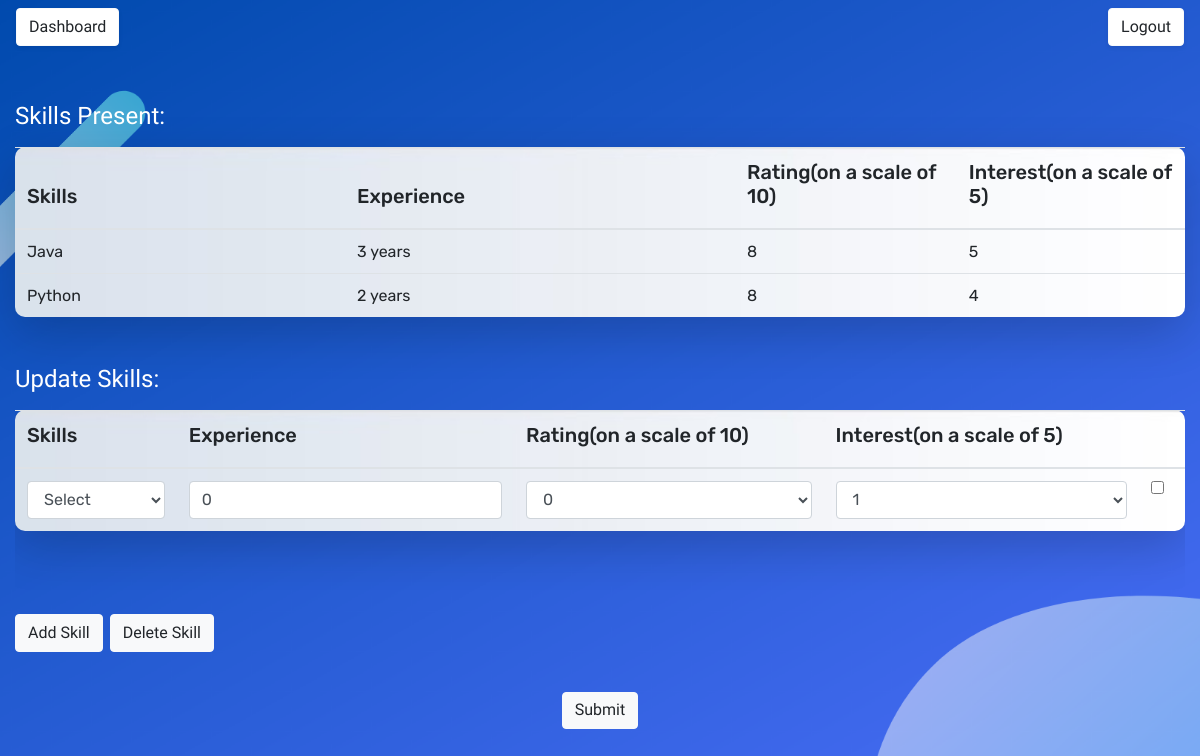
Page /update_skill (signed in) on the committed database.
### app/models.py (models this page shows, shortened)
class Skills(db.Model):
    skill_id = db.Column(db.Integer, primary_key=True, autoincrement=True)
    employee_id = db.Column(db.String(24), db.ForeignKey('users.id'))
    skill = db.Column(db.String(24), index=True)
    skill_exp = db.Column(db.Integer, index=True)
    emp_rating = db.Column(db.Integer, index=True)
    manager_rating = db.Column(db.Integer, index=True)
    skill_interest = db.Column(db.Integer, index=True)
    timestamp = db.Column(db.DateTime, nullable=False, default=datetime.utcnow)
    def __repr__(self):
        return '<skill_id : {}><Employee ID : {}><skill : {}><exp : {}><emp_rating : {}><manager_rating : {} ' \
               '<timestamp : {}>'.format(self.skill_id, self.employee_id, self.skill, self.skill_exp, self.emp_rating,
                                         self.manager_rating, self.timestamp)

### app/routes.py (the view, shortened to what this page needs)
@app.route('/update_skill', methods=['GET', 'POST'])
def update_skill():
    x = db.session.query(db.func.max(Skills.skill_id)).group_by(Skills.skill, Skills.employee_id).filter(
        Skills.employee_id == current_user.id).all()
    sk = LookupTable.query.filter_by(field="skill").all()
    print(x)
    print(sk)
    skills = []
    for i in x:
        skills.append(Skills.query.filter_by(skill_id=i[0]).first())
    print(skills)
    if not current_user.is_authenticated:
        return redirect(url_for('login'))
    return render_template('update_skill.html', title='Update Skill', skills=skills, len=len(skills), s=sk)

### app/models.py (called while the page is built)
@login.user_loader
def load_user(id):
    return Users.query.get(id)

    def __repr__(self):
        return '<value : {}><field : {}>'.format(self.value, self.field)

### app/templates/update_skill.html (shortened to what this page needs)
{% extends "base.html" %}
{% block content %}
    <form action="" method="post" id="form" class="container-fluid">
        <label id="1" for="skillsTable"><h4>Skills Present:</h4></label>
        <table id="skillsTable" class="table table-hover shadow-lg p-4 mb-4 bg-white">
            <thead>
                <tr>
                  <th scope="col" style="width: 330px;"><h5>Skills</h5></th>
                  <th scope="col" style="width: 390px;"><h5>Experience</h5></th>
                  <th scope="col"><h5>Rating(on a scale of 10)</h5></th>
                  <th scope="col"><h5>Interest(on a scale of 5)</h5></th>
                </tr>
            </thead>
            <tbody>
            {% for i in range(0,len) %}
                <tr>
                    <td>
                        {{skills[i].skill}}
                    </td>
                    <td>
                        {% if skills[i].skill_exp == 1 %}
                        {{skills[i].skill_exp}} year
                        {% else %}
                        {{skills[i].skill_exp}} years
                        {% endif %}
                    </td>
                    <td>
                        {{skills[i].emp_rating}}
                    </td>
                    <td>
                        {{skills[i].skill_interest}}
                    </td>
                </tr>
            {% endfor %}
            </tbody>
        </table>
        <br>
        <label for="dataTable"><h4>Update Skills:</h4></label>
        <div style="height:180px;overflow:auto;">
            <table id="dataTable" class="table table-hover shadow-lg p-4 mb-4 bg-white">
            <thead>
                <tr>
                  <th scope="col"><h5>Skills</h5></th>
                  <th scope="col"><h5>Experience</h5></th>
                  <th scope="col"><h5>Rating(on a scale of 10)</h5></th>
                  <th scope="col"><h5>Interest(on a scale of 5)</h5></th>
                    <th scope="col"></th>
                </tr>
            </thead>
            <tbody>
                <tr>
                    <td>
                        <select class='form-control' id="skills" name="skills1">
                            <option value="Select" selected disabled>Select</option>
                        </select>
                    </td>
                    <td>
                        <input type="text" class="form-control" id="experience" name="experience1" value="0" required>
                    </td>
                    <td>
                        <select class="select form-control"  id="rating" name="rating1">
                            <option value="0" selected>0</option>
                        </select>
                    </td>
                    <td>
                        <select class="select form-control"  id="interest" name="interest1">
                            <option value="0" selected>1</option>
                        </select>
                    </td>
                    <td id="col_0_0"><input type="checkbox" name="chk1"></td>
                </tr>
            </tbody>
        </table>
        </div>
        <br>
        <input type="button" class="btn btn-light" value="Add Skill" onclick="addRow('dataTable')" style="margin-right:3px;font-family: Cairo">
        <input type="button" class="btn btn-light" value="Delete Skill" onclick="deleteRow('dataTable')" style="font-family: Cairo">
        <br><br>
    </form>
    <button style="margin-left:auto;margin-right:auto;display:block;padding-top: 5px;font-family: Cairo" type="submit" class="btn btn-light"  data-toggle="modal" data-target="#exampleModal">Submit</button>
    <br>
{% endblock %}

### app/templates/base.html (style rules this page uses)
body { background-size: cover; font-family: 'Cairo', sans-serif; }

### app/templates/update_skill.html (style rules this page uses)
body { background-image: url('static/res/update_skill1.png') ; font-family: 'Rubik', sans-serif; }
#dataTable { background-image: url("static/res/bg.jpg"); background-repeat: no-repeat; background-size: cover; border-radius: 10px; }
#skillsTable { background-image: url("static/res/bg.jpg"); background-repeat: no-repeat; background-size: cover; border-radius: 10px; }
label { color:white; font-family: 'QuickSand'; }

### rows in the picture
Skills: skill "Java", skill_exp "3", emp_rating "8", skill_interest "5"
Skills: skill "Python", skill_exp "2", emp_rating "8", skill_interest "4"
